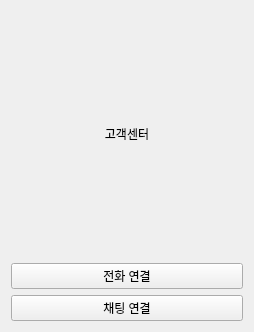
<?xml version="1.0" encoding="UTF-8"?>
<ui version="4.0">
 <class>CustomerCenterWidget</class>
 <widget class="QWidget" name="CustomerCenterWidget">
  <property name="geometry">
   <rect>
    <x>0</x>
    <y>0</y>
    <width>254</width>
    <height>332</height>
   </rect>
  </property>
  <property name="windowTitle">
   <string>고객센터</string>
  </property>
  <layout class="QVBoxLayout" name="verticalLayout">
   <item>
    <widget class="QLabel" name="titleLabel">
     <property name="text">
      <string>고객센터</string>
     </property>
     <property name="alignment">
      <set>Qt::AlignmentFlag::AlignCenter</set>
     </property>
    </widget>
   </item>
   <item>
    <widget class="QPushButton" name="callButton">
     <property name="text">
      <string>전화 연결</string>
     </property>
    </widget>
   </item>
   <item>
    <widget class="QPushButton" name="chatbotButton">
     <property name="text">
      <string>채팅 연결</string>
     </property>
    </widget>
   </item>
  </layout>
 </widget>
 <resources/>
 <connections/>
</ui>
